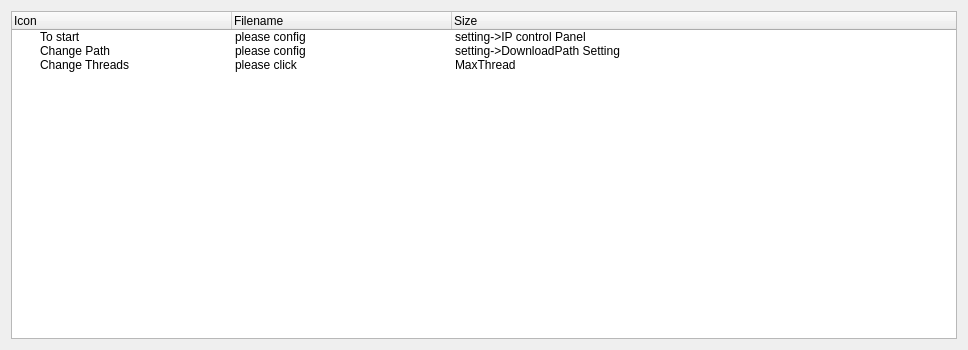
<?xml version="1.0" encoding="UTF-8"?>
<ui version="4.0">
 <class>FileListWidget</class>
 <widget class="QWidget" name="FileListWidget">
  <property name="geometry">
   <rect>
    <x>0</x>
    <y>0</y>
    <width>968</width>
    <height>350</height>
   </rect>
  </property>
  <property name="windowTitle">
   <string>Form</string>
  </property>
  <layout class="QVBoxLayout" name="verticalLayout">
   <item>
    <widget class="QTreeWidget" name="FileList">
     <property name="editTriggers">
      <set>QAbstractItemView::DoubleClicked|QAbstractItemView::EditKeyPressed</set>
     </property>
     <property name="selectionMode">
      <enum>QAbstractItemView::SingleSelection</enum>
     </property>
     <property name="indentation">
      <number>25</number>
     </property>
     <property name="wordWrap">
      <bool>false</bool>
     </property>
     <attribute name="headerDefaultSectionSize">
      <number>220</number>
     </attribute>
     <column>
      <property name="text">
       <string>Icon</string>
      </property>
     </column>
     <column>
      <property name="text">
       <string>Filename</string>
      </property>
     </column>
     <column>
      <property name="text">
       <string>Size</string>
      </property>
     </column>
     <item>
      <property name="text">
       <string>To start</string>
      </property>
      <property name="text">
       <string>please config </string>
      </property>
      <property name="text">
       <string>setting-&gt;IP control Panel</string>
      </property>
     </item>
     <item>
      <property name="text">
       <string>Change Path</string>
      </property>
      <property name="text">
       <string>please config </string>
      </property>
      <property name="text">
       <string>setting-&gt;DownloadPath Setting</string>
      </property>
     </item>
     <item>
      <property name="text">
       <string>Change Threads</string>
      </property>
      <property name="text">
       <string>please click </string>
      </property>
      <property name="text">
       <string>MaxThread</string>
      </property>
     </item>
    </widget>
   </item>
  </layout>
 </widget>
 <resources/>
 <connections/>
</ui>
